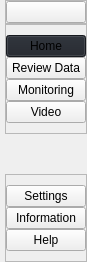
     <widget class="QCustomSlideMenu" name="leftMenuContainer" native="true">
      <property name="maximumSize">
       <size>
        <width>45</width>
        <height>16777215</height>
       </size>
      </property>
      <layout class="QVBoxLayout" name="verticalLayout">
       <property name="spacing">
        <number>0</number>
       </property>
       <property name="leftMargin">
        <number>0</number>
       </property>
       <property name="topMargin">
        <number>0</number>
       </property>
       <property name="rightMargin">
        <number>0</number>
       </property>
       <property name="bottomMargin">
        <number>0</number>
       </property>
       <item>
        <widget class="QWidget" name="leftMenuSubContainer" native="true">
         <layout class="QVBoxLayout" name="verticalLayout_2">
          <property name="spacing">
           <number>0</number>
          </property>
          <property name="leftMargin">
           <number>5</number>
          </property>
          <property name="topMargin">
           <number>0</number>
          </property>
          <property name="rightMargin">
           <number>0</number>
          </property>
          <property name="bottomMargin">
           <number>0</number>
          </property>
          <item alignment="Qt::AlignTop">
           <widget class="QFrame" name="frame">
            <property name="frameShape">
             <enum>QFrame::StyledPanel</enum>
            </property>
            <property name="frameShadow">
             <enum>QFrame::Raised</enum>
            </property>
            <layout class="QHBoxLayout" name="horizontalLayout_2">
             <property name="spacing">
              <number>0</number>
             </property>
             <property name="leftMargin">
              <number>0</number>
             </property>
             <property name="topMargin">
              <number>0</number>
             </property>
             <property name="rightMargin">
              <number>0</number>
             </property>
             <property name="bottomMargin">
              <number>0</number>
             </property>
             <item>
              <widget class="QPushButton" name="menuBtn">
               <property name="cursor">
                <cursorShape>PointingHandCursor</cursorShape>
               </property>
               <property name="toolTip">
                <string>Menu</string>
               </property>
               <property name="text">
                <string/>
               </property>
               <property name="icon">
                <iconset resource="resources.qrc">
                 <normaloff>:/icons/icons/whiteIcons/align-justify.svg</normaloff>:/icons/icons/whiteIcons/align-justify.svg</iconset>
               </property>
               <property name="iconSize">
                <size>
                 <width>24</width>
                 <height>24</height>
                </size>
               </property>
              </widget>
             </item>
            </layout>
           </widget>
          </item>
          <item alignment="Qt::AlignTop">
           <widget class="QFrame" name="frame_2">
            <property name="sizePolicy">
             <sizepolicy hsizetype="Preferred" vsizetype="Preferred">
              <horstretch>0</horstretch>
              <verstretch>0</verstretch>
             </sizepolicy>
            </property>
            <property name="frameShape">
             <enum>QFrame::StyledPanel</enum>
            </property>
            <property name="frameShadow">
             <enum>QFrame::Raised</enum>
            </property>
            <layout class="QVBoxLayout" name="verticalLayout_3">
             <property name="spacing">
              <number>0</number>
             </property>
             <property name="leftMargin">
              <number>0</number>
             </property>
             <property name="topMargin">
              <number>10</number>
             </property>
             <property name="rightMargin">
              <number>0</number>
             </property>
             <property name="bottomMargin">
              <number>10</number>
             </property>
             <item>
              <widget class="QPushButton" name="homeBtn">
               <property name="cursor">
                <cursorShape>PointingHandCursor</cursorShape>
               </property>
               <property name="toolTip">
                <string>Home</string>
               </property>
               <property name="styleSheet">
                <string notr="true">background-color: #1f232a;</string>
               </property>
               <property name="text">
                <string>Home</string>
               </property>
               <property name="icon">
                <iconset resource="resources.qrc">
                 <normaloff>:/icons/icons/whiteIcons/home.svg</normaloff>:/icons/icons/whiteIcons/home.svg</iconset>
               </property>
               <property name="iconSize">
                <size>
                 <width>24</width>
                 <height>24</height>
                </size>
               </property>
              </widget>
             </item>
             <item>
              <widget class="QPushButton" name="dataBtn">
               <property name="cursor">
                <cursorShape>PointingHandCursor</cursorShape>
               </property>
               <property name="toolTip">
                <string>Data Storage</string>
               </property>
               <property name="text">
                <string>Review Data</string>
               </property>
               <property name="icon">
                <iconset resource="resources.qrc">
                 <normaloff>:/icons/icons/whiteIcons/list.svg</normaloff>:/icons/icons/whiteIcons/list.svg</iconset>
               </property>
               <property name="iconSize">
                <size>
                 <width>24</width>
                 <height>24</height>
                </size>
               </property>
              </widget>
             </item>
             <item>
              <widget class="QPushButton" name="monitorBtn">
               <property name="cursor">
                <cursorShape>PointingHandCursor</cursorShape>
               </property>
               <property name="toolTip">
                <string>CCTV</string>
               </property>
               <property name="text">
                <string>Monitoring</string>
               </property>
               <property name="icon">
                <iconset resource="resources.qrc">
                 <normaloff>:/icons/icons/whiteIcons/monitor.svg</normaloff>:/icons/icons/whiteIcons/monitor.svg</iconset>
               </property>
               <property name="iconSize">
                <size>
                 <width>24</width>
                 <height>24</height>
                </size>
               </property>
              </widget>
             </item>
             <item>
              <widget class="QPushButton" name="reviewBtn">
               <property name="cursor">
                <cursorShape>PointingHandCursor</cursorShape>
               </property>
               <property name="toolTip">
                <string>Play Recorded Files</string>
               </property>
               <property name="text">
                <string>Video</string>
               </property>
               <property name="icon">
                <iconset resource="resources.qrc">
                 <normaloff>:/icons/icons/whiteIcons/play.svg</normaloff>:/icons/icons/whiteIcons/play.svg</iconset>
               </property>
               <property name="iconSize">
                <size>
                 <width>24</width>
                 <height>24</height>
                </size>
               </property>
              </widget>
             </item>
            </layout>
           </widget>
          </item>
          <item>
           <spacer name="verticalSpacer">
            <property name="orientation">
             <enum>Qt::Vertical</enum>
            </property>
            <property name="sizeHint" stdset="0">
             <size>
              <width>20</width>
              <height>40</height>
             </size>
            </property>
           </spacer>
          </item>
          <item alignment="Qt::AlignBottom">
           <widget class="QFrame" name="frame_3">
            <property name="frameShape">
             <enum>QFrame::StyledPanel</enum>
            </property>
            <property name="frameShadow">
             <enum>QFrame::Raised</enum>
            </property>
            <layout class="QVBoxLayout" name="verticalLayout_4">
             <property name="spacing">
              <number>0</number>
             </property>
             <property name="leftMargin">
              <number>0</number>
             </property>
             <property name="topMargin">
              <number>10</number>
             </property>
             <property name="rightMargin">
              <number>0</number>
             </property>
             <property name="bottomMargin">
              <number>10</number>
             </property>
             <item>
              <widget class="QPushButton" name="settingsBtn">
               <property name="cursor">
                <cursorShape>PointingHandCursor</cursorShape>
               </property>
               <property name="toolTip">
                <string>Go to setting</string>
               </property>
               <property name="text">
                <string>Settings</string>
               </property>
               <property name="icon">
                <iconset resource="resources.qrc">
                 <normaloff>:/icons/icons/whiteIcons/settings.svg</normaloff>:/icons/icons/whiteIcons/settings.svg</iconset>
               </property>
               <property name="iconSize">
                <size>
                 <width>24</width>
                 <height>24</height>
                </size>
               </property>
              </widget>
             </item>
             <item>
              <widget class="QPushButton" name="infoBtn">
               <property name="cursor">
                <cursorShape>PointingHandCursor</cursorShape>
               </property>
               <property name="toolTip">
                <string>Information about the app</string>
               </property>
               <property name="text">
                <string>Information</string>
               </property>
               <property name="icon">
                <iconset resource="resources.qrc">
                 <normaloff>:/icons/icons/whiteIcons/info.svg</normaloff>:/icons/icons/whiteIcons/info.svg</iconset>
               </property>
               <property name="iconSize">
                <size>
                 <width>24</width>
                 <height>24</height>
                </size>
               </property>
              </widget>
             </item>
             <item>
              <widget class="QPushButton" name="helpBtn">
               <property name="cursor">
                <cursorShape>PointingHandCursor</cursorShape>
               </property>
               <property name="toolTip">
                <string>Get more help</string>
               </property>
               <property name="text">
                <string>Help</string>
               </property>
               <property name="icon">
                <iconset resource="resources.qrc">
                 <normaloff>:/icons/icons/whiteIcons/help-circle.svg</normaloff>:/icons/icons/whiteIcons/help-circle.svg</iconset>
               </property>
               <property name="iconSize">
                <size>
                 <width>24</width>
                 <height>24</height>
                </size>
               </property>
              </widget>
             </item>
            </layout>
           </widget>
          </item>
         </layout>
        </widget>
       </item>
      </layout>
     </widget>
